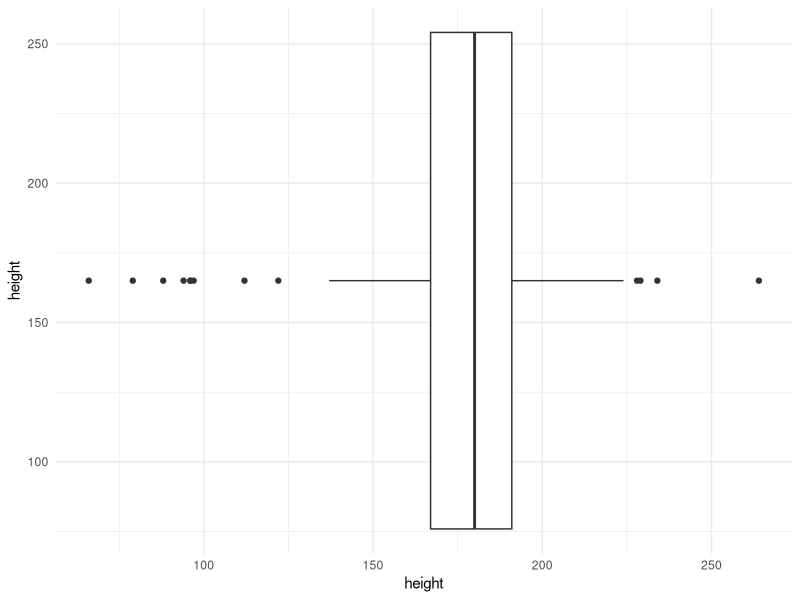
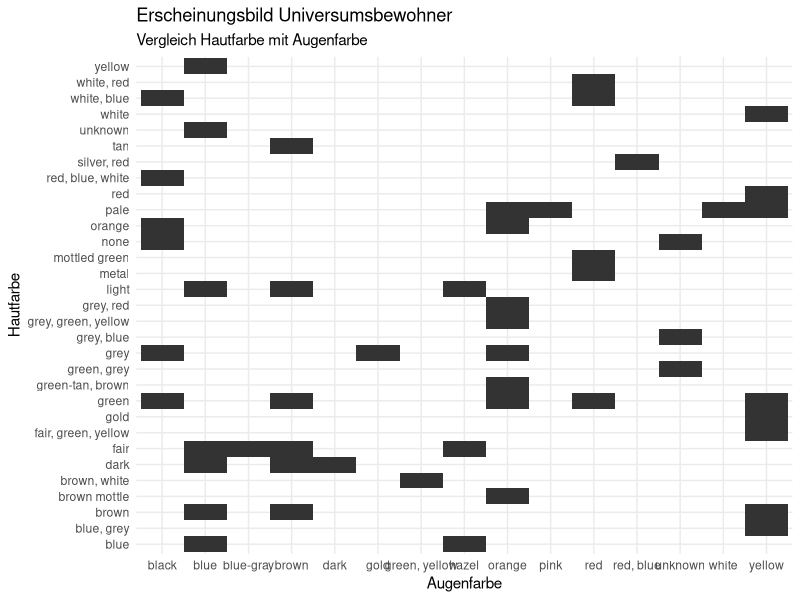
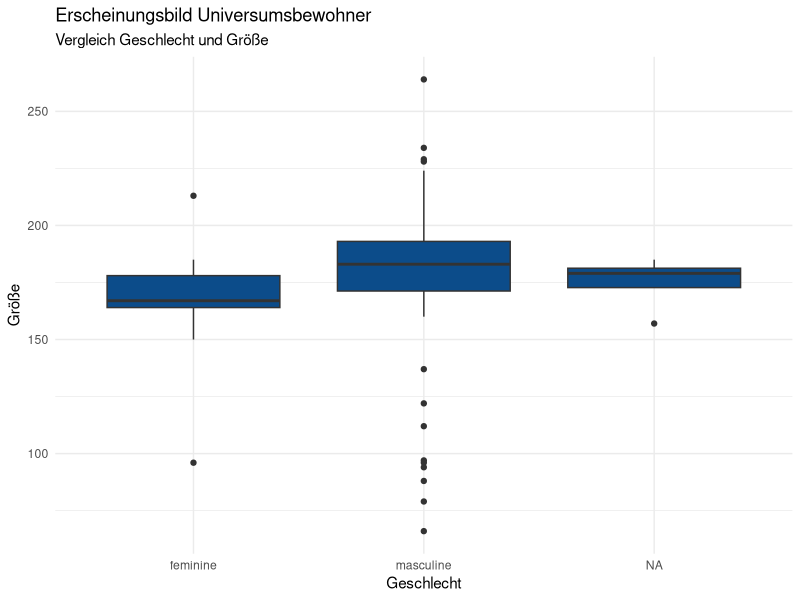

Write R code to recreate these figures, in order.
### Einaldung Anne

# Anne Packages laden
install.packages("tidyverse")

install.packages("lubridate")

install.packages("psych")

install.packages("esquisse")

install.packages("ggthemes")

# Bibliothek laden
library(tidyverse)
library(psych)

# Liste der verfügbaren Datensätze
data()


# Auswahl Datensatz
data(starwars)
starwars
library(ggplot2)

# Test Boxplot Größe "height"
ggplot(data = starwars) +
  aes(x = height, y = height) +
  geom_boxplot(fill = "#ffffff") +
  coord_flip() +
  theme_minimal()
library(ggplot2)

ggplot(data = starwars) +
  aes(x = eye_color, y = skin_color) +
  geom_tile() +
  labs(title = "Erscheinungsbild Universumsbewohner",
    x = "Augenfarbe",
    y = "Hautfarbe",
    subtitle = "Vergleich Hautfarbe mit Augenfarbe") +
  theme_minimal()
ggplot(data = starwars) +
  aes(x = gender, y = height) +
  geom_boxplot(fill = "#0c4c8a") +
  labs(title = "Erscheinungsbild Universumsbewohner",
    x = "Geschlecht",
    y = "Größe",
    subtitle = "Vergleich Geschlecht und Größe") +
  theme_minimal() 

